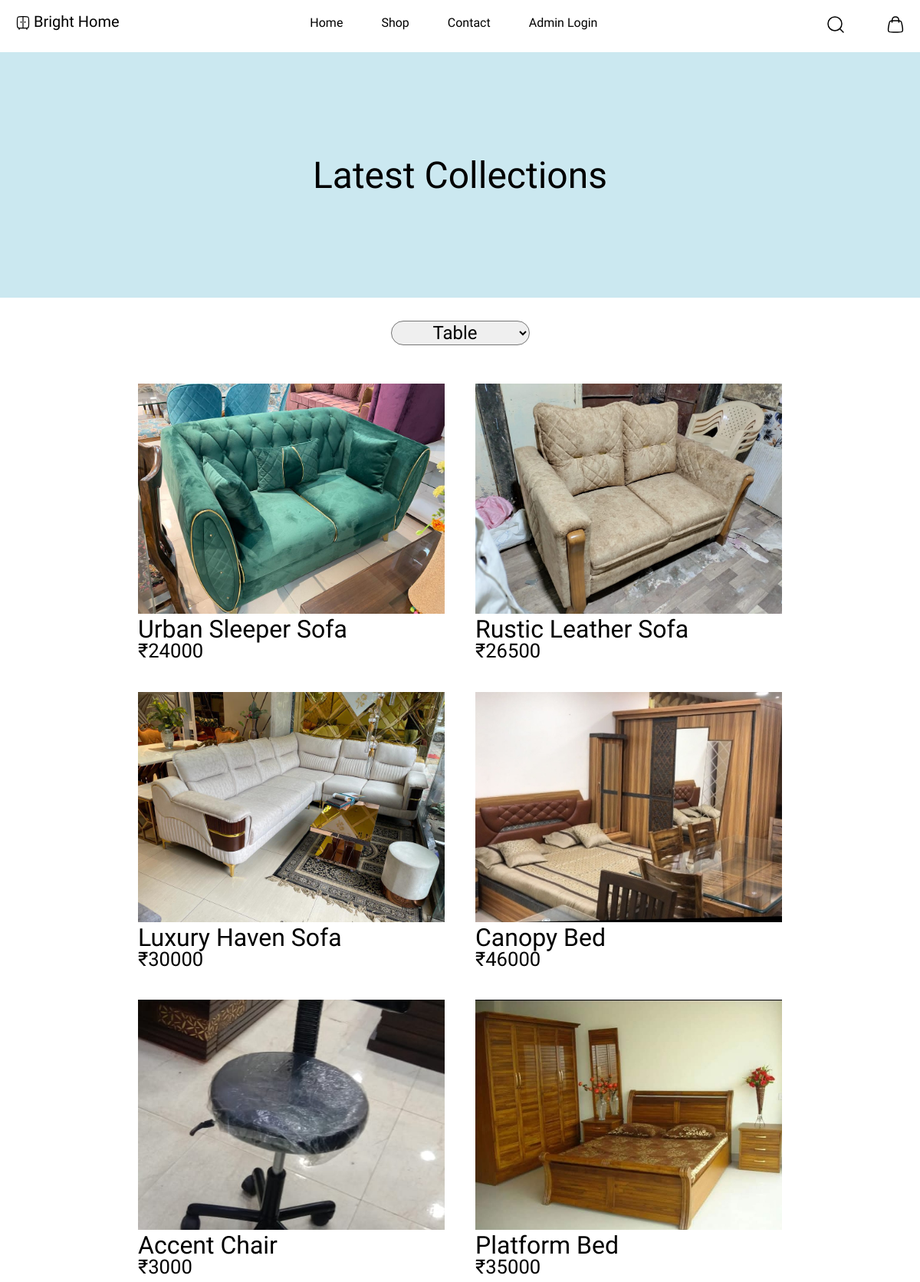
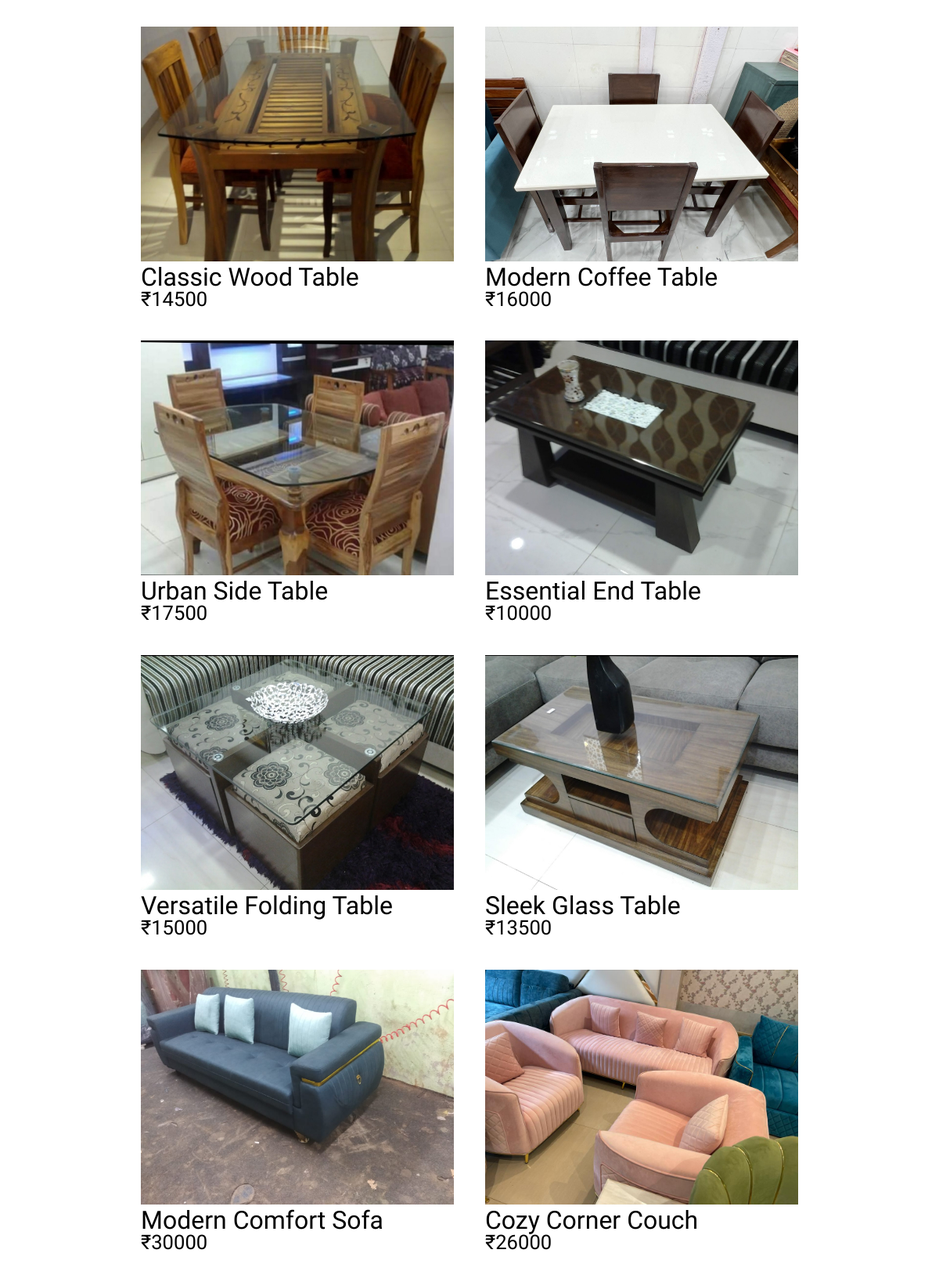
The app's page /cateogry/All (upper part) with its own data (2 pictures, top to bottom).
### Home/models.py (models this page shows, shortened)
class Product(models.Model):
    id=models.AutoField
    name=models.CharField(max_length=300)
    desc=models.CharField(max_length=1000 , default=" ")
    cateogry=models.CharField(max_length=20,default=" ")
    price=models.IntegerField()
    date=models.DateField()
    image=models.ImageField(upload_to='img',default=" ")

### Home/views.py (the view)
# urls.py: path('cateogry/<str:cat>', views.cateogry, name='cateogry'),
def cateogry(request,cat):
    a=Product.objects.filter(cateogry=cat).values()
    if(cat=="All"):
        a=Product.objects.values()
        cat="Latest Collections"
    context={
        'name':cat,
        'prod':a
    }
    return render(request , 'cateogry.html',context)

### templates/cateogry.html (shortened to what this page needs)
<!DOCTYPE html>
{% load static %}
<html lang="en">
<head>
</head>
    <link rel="stylesheet" href="/static/CSS/style.css">
    <link rel="stylesheet" href="/static/CSS/utils.css">
<body>
<nav>
    <div class="logo inline">
        <img src="/static/IMG/wardrobe-02.svg" alt="" height="20px">
        <p class="inline logo-txt">Bright Home</p>
    </div>
    <div class="nav-items">
        <ul>
            <li class="inline scale" onclick="direct_to('/')">Home</li>
            <li class="inline scale" onclick="direct_to('All')">Shop</li>
            <li class="inline scale">Contact</li>
            <li class="inline scale" onclick="direct_to('/admin')">Admin Login</li>
        </ul>
    </div>
    <div>
        <div class="search inline ">
            <img src="/static/IMG/search-01.svg" alt="" class="">
        </div>
        <div class="cart inline ">
            <img src="/static/IMG/shopping-bag-03.svg" alt="" onclick="direct_to('/cart')">
        </div>
    </div>
</nav>
    <section>
        <div class="cat-name flex">
            <h1 class="center new">{{name}}</h1>
        </div>
    </section>
    <section>
        <select id="productCategory" name="productCategory" onchange="direct_to(this.value)">
          <option value="Table" class="options" >Table</option>
        </select>
    <div class="flex">
        {% for i in prod %}
        <div class="flex-items hov2" onclick="direct_to('/product/{{i.id}}')">
            <div>
                <img class="img3" src="/media/{{i.image}}" alt="">
            </div>
            <div class="info">
                <p class="prod-name1">{{i.name}}</p>
                <p class="prod-amt1">₹{{i.price}}</p>
            </div>
        </div>
        {% endfor %}
    </div>
    </section>
</body>
</html>

### static/CSS/style.css (style rules this page uses)
* { margin: 0; padding: 0; font-family: "Mukta", sans-serif; font-weight: 500; font-style: normal; }
nav { margin: 20px; display: flex; justify-content: space-between; }
.logo-txt { font-size: 20px; }
ul { margin: 0px 40px; display: flex; gap: 50px; flex-wrap: wrap; justify-content: space-between; }
.search { margin: 0px 50px; }
.img3 { object-fit: cover; height: 300px; min-width: 400px; max-width: 400px; }
.flex-items { margin: 20px; }
.prod-name1 { font-size: 2rem; font-weight: 400; line-height: 1; }
.prod-amt1 { font-size: 1.6rem; font-weight: 300; line-height: 1; }
.hov2 { transition: all 0.2s ease-in-out; }
.cat-name { height: 40vh; background-color: #cbe8f0; justify-content: center; align-items: center; font-size: 2rem; }
#productCategory { margin: 20px 83px; border-radius: 20px; font-size: 1.5rem; padding: 0px 50px; font-weight: 100; display: block; margin: 30px auto; }
.scale { transition: transform 0.3s ease-in-out; }
.logo-txt { position: relative; bottom: 5px; }

### static/CSS/utils.css (style rules this page uses)
.inline { display: inline; }
.center { text-align: center; }
.flex { display: flex; flex-wrap: wrap; justify-content: center; }
.scale { transition: transform 0.3s ease-in-out; }

### records on screen
Product: image (picture), name "Urban Sleeper Sofa", price "24000"
Product: image (picture), name "Rustic Leather Sofa", price "26500"
Product: image (picture), name "Luxury Haven Sofa", price "30000"
Product: image (picture), name "Canopy Bed", price "46000"
Product: image (picture), name "Accent Chair", price "3000"
Product: image (picture), name "Platform Bed", price "35000"
Product: image (picture), name "Classic Wood Table", price "14500"
Product: image (picture), name "Modern Coffee Table", price "16000"
Product: image (picture), name "Urban Side Table", price "17500"
Product: image (picture), name "Essential End Table", price "10000"
Product: image (picture), name "Versatile Folding Table", price "15000"
Product: image (picture), name "Sleek Glass Table", price "13500"
Product: image (picture), name "Modern Comfort Sofa", price "30000"
Product: image (picture), name "Cozy Corner Couch", price "26000"

### other values on screen
{{ name }} "Latest Collections"
